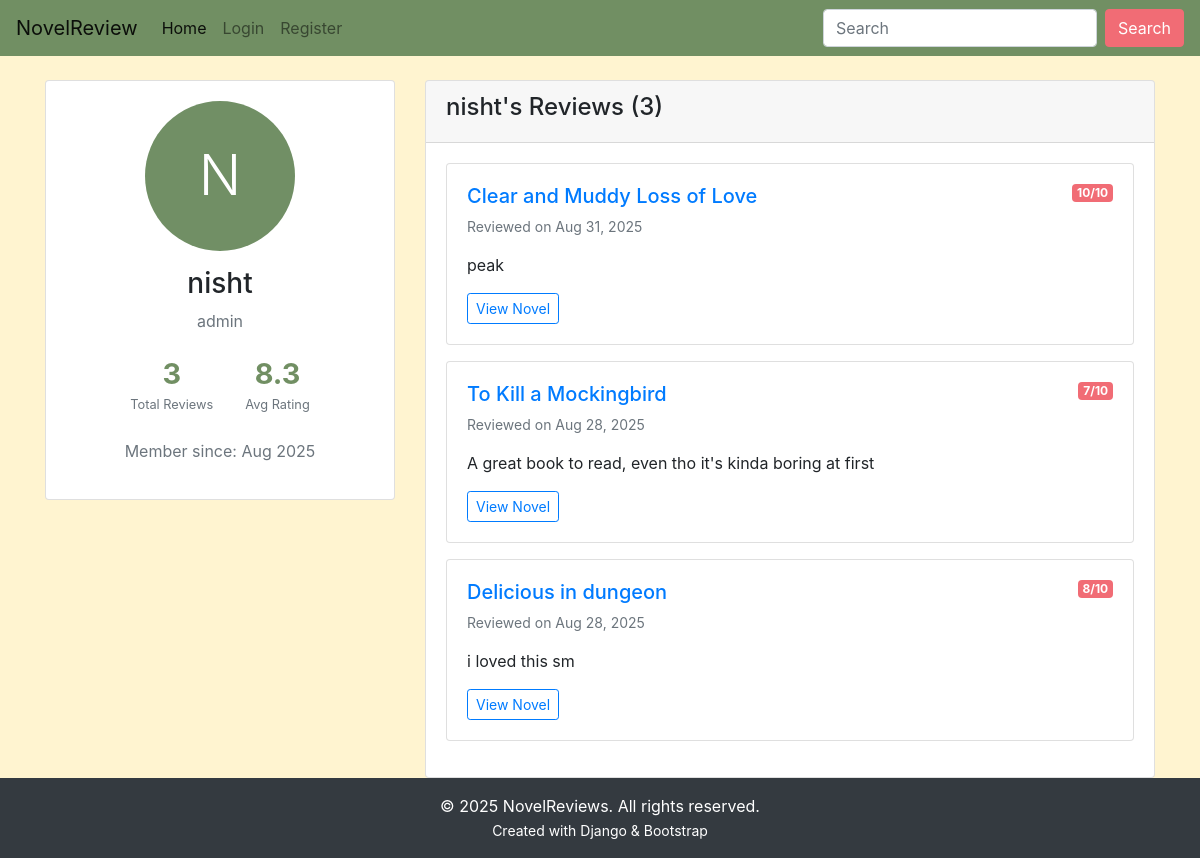
The app's page /user/nisht/, older data.
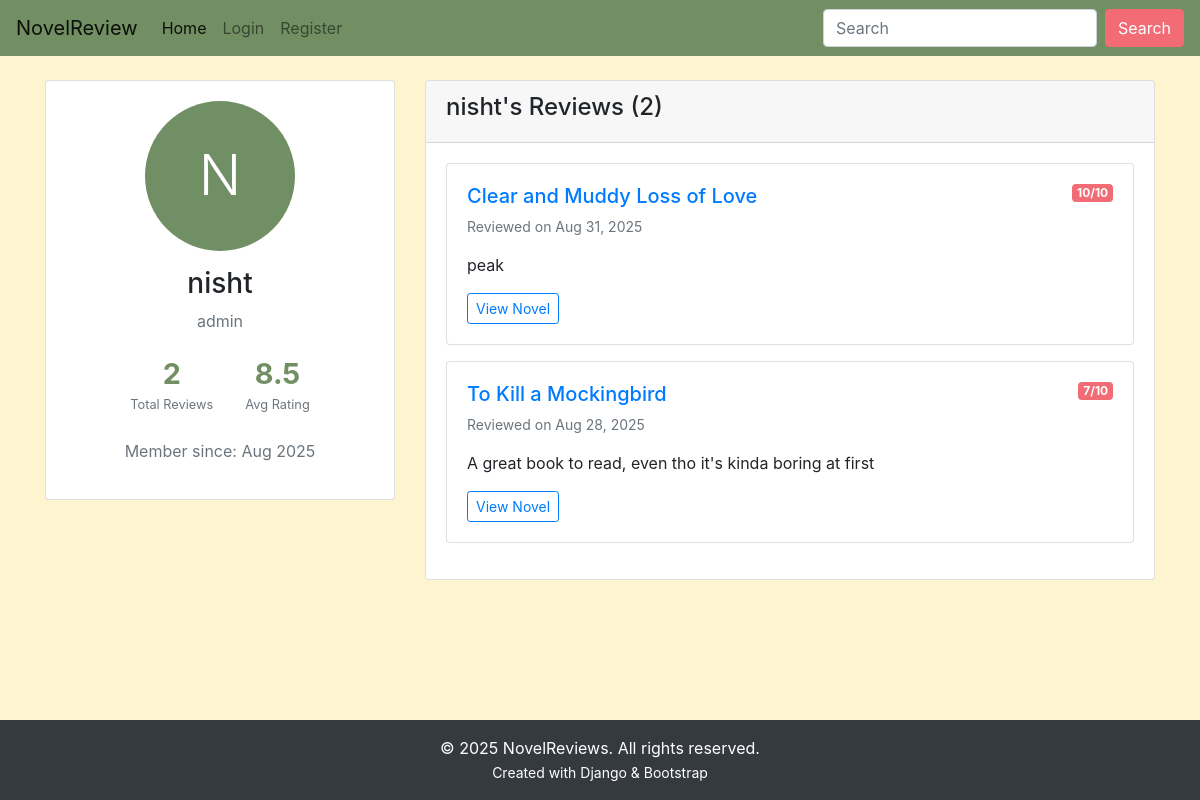
The same page, newer data.
### main/models.py (models this page shows, shortened)
class Review(models.Model):
    user = models.ForeignKey(User, on_delete=models.CASCADE)
    novel = models.ForeignKey('Novel', on_delete=models.CASCADE)
    comment = models.TextField()
    rating = models.IntegerField(choices=[(i, i) for i in range(1, 11)])
    created_at = models.DateTimeField(auto_now_add=True)

class Novel(models.Model):
    name = models.CharField(max_length=300)
    author = models.CharField(max_length=300)
    description = models.TextField(max_length=5000)
    release_date = models.DateField()
    averageRating = models.FloatField(default=0)
    image = models.URLField(default=None, null=True, max_length=500)
    genres = models.ManyToManyField('Genre', blank=True)

### main/views.py (the view)
# urls.py: path('user/<str:username>/', views.user_profile, name='user_profile'),
def user_profile(request, username):
    profile_user = get_object_or_404(User, username=username)
    user_reviews = Review.objects.filter(user=profile_user).select_related('novel')
    total_reviews = user_reviews.count()
    average_rating = user_reviews.aggregate(Avg('rating'))['rating__avg'] or 0
    recent_reviews = user_reviews.order_by('-created_at')[:5]
    context = {
        'profile_user': profile_user,
        'reviews': recent_reviews,
        'total_reviews': total_reviews,
        'average_rating': round(average_rating, 1),
        'is_own_profile': request.user == profile_user,
    }
    return render(request, 'main/user_profile.html', context)

### main/templates/main/user_profile.html (shortened to what this page needs)
{% extends 'main/base.html' %}
{% load static %}
{% block content %}
<div class="container mt-4">
    <div class="row">
        <div class="col-md-4">
            <div class="card">
                <div class="card-body text-center">
                    {% if profile_user.profile.profile_picture %}
                    <img src="{{ profile_user.profile.profile_picture.url }}"
                         alt="{{ profile_user.username }}"
                         class="img-fluid rounded-circle mb-3"
                         style="width: 150px; height: 150px; object-fit: cover;">
                    {% else %}
                    <div class="bg-secondary rounded-circle d-inline-flex align-items-center justify-content-center mb-3"
                         style="width: 150px; height: 150px;">
                        <span class="text-white display-4">{{ profile_user.username|first|upper }}</span>
                    </div>
                    {% endif %}
                    <h3>{{ profile_user.username }}</h3>
                    {% if profile_user.profile.bio %}
                    <p class="text-muted">{{ profile_user.profile.bio }}</p>
                    {% endif %}
                    <div class="user-stats">
                        <div class="stat-item">
                            <h4>{{ total_reviews }}</h4>
                            <small>Total Reviews</small>
                        </div>
                        <div class="stat-item">
                            <h4>{{ average_rating }}</h4>
                            <small>Avg Rating</small>
                        </div>
                    </div>
                    <p class="text-muted">Member since: {{ profile_user.date_joined|date:"M Y" }}</p>
                </div>
            </div>
        </div>
        <div class="col-md-8">
            <div class="card">
                <div class="card-header">
                    <h4>
                        {% if is_own_profile %}
                        My Reviews
                        {% else %}
                        {{ profile_user.username }}'s Reviews
                        {% endif %}
                        ({{ total_reviews }})
                    </h4>
                </div>
                <div class="card-body">
                    {% if reviews %}
                        {% for review in reviews %}
                        <div class="card mb-3">
                            <div class="card-body">
                                <div class="d-flex justify-content-between align-items-start">
                                    <h5>
                                        <a href="{% url 'main:detail' review.novel.id %}">{{ review.novel.name }}</a>
                                    </h5>
                                    <span class="badge bg-primary">{{ review.rating }}/10</span>
                                </div>
                                <p class="text-muted small">Reviewed on {{ review.created_at|date:"M d, Y" }}</p>
                                <p>{{ review.comment|truncatewords:50 }}</p>
                                <a href="{% url 'main:detail' review.novel.id %}" class="btn btn-sm btn-outline-primary">
                                    View Novel
                                </a>
                            </div>
                        </div>
                        {% endfor %}
                    {% endif %}
                </div>
            </div>
        </div>
    </div>
</div>
{% endblock %}

Row changes from the older to the newer data that the page shows:
removed Review: novel.name "Delicious in dungeon", rating "8", created_at "Aug 28, 2025", comment "i loved this sm"
Text that changed along with them:
{{ total_reviews }}: "3" → "2"
{{ average_rating }}: "8.3" → "8.5"
